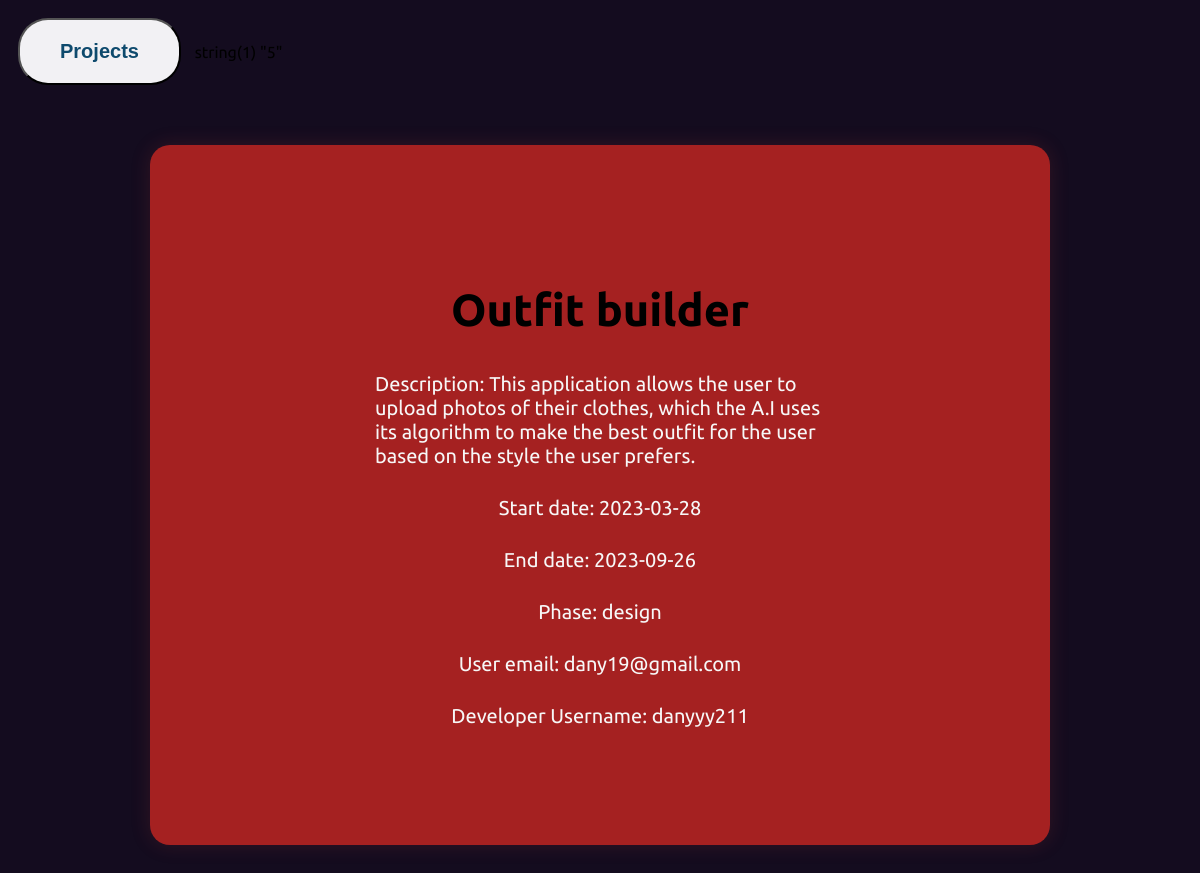
Page /pdetails.php?id=5 on the committed database.
### tables this page shows
CREATE TABLE `projects` (
  `pid` int UNSIGNED NOT NULL,
  `title` varchar(100) NOT NULL,
  `start_date` date DEFAULT NULL,
  `end_date` date DEFAULT NULL,
  `phase` enum('design','development','testing','deployment','complete') DEFAULT NULL,
  `description` varchar(500) DEFAULT NULL,
  `uid` int UNSIGNED NOT NULL
);

CREATE TABLE `users` (
  `uid` int UNSIGNED NOT NULL,
  `username` varchar(255) NOT NULL,
  `password` varchar(255) NOT NULL,
  `email` varchar(255) NOT NULL
);

### pdetails.php (the view, shortened to what this page needs)
<!DOCTYPE html>
<html>
<head>
    <link rel="stylesheet" href="style.css">
</head>
<body>
    <a href="aproject.php"><button class="btn">Projects</button></a>
    <?php
    $dbname = 'u_220170202_db';
    $dbhost = 'localhost';
    $username = 'u-220170202';
    $password = 'AtQ7kEeBviZ5bY9';
    $db = new PDO("mysql:host=$dbhost;dbname=$dbname", $username, $password);
    $db->setAttribute(PDO::ATTR_ERRMODE, PDO::ERRMODE_EXCEPTION);
    if (isset($_GET['id'])) {
        $user_id = filter_input(INPUT_GET, 'id', FILTER_SANITIZE_NUMBER_INT);
        var_dump($_GET['id']);
        $stmt = $db->prepare('SELECT p.*, u.email, u.username FROM projects p INNER JOIN users u ON p.uid = u.uid WHERE p.pid = ?');
        $stmt->execute([$user_id]);
        $project = $stmt->fetch(PDO::FETCH_ASSOC);
        if ($project) {
            echo '<div class="container">';
            echo '<div class="cube">';
            echo '<h1 id="pdtl">' . htmlspecialchars($project['title']) . '</h1>';
            echo '<p id="pdescrip">Description: ' . htmlspecialchars($project['description']) . '</p>';
            echo '<p>Start date: ' . htmlspecialchars($project['start_date']) . '</p>';
            echo '<p>End date: ' . htmlspecialchars($project['end_date']) . '</p>';
            echo '<p>Phase: ' . htmlspecialchars($project['phase']) . '</p>';
            $userStmt = $db->prepare('SELECT email FROM users WHERE uid = ?');
            $userStmt->execute([$project['uid']]);
            $user = $userStmt->fetch(PDO::FETCH_ASSOC);
            if ($user) {
                echo '<p>User email: ' . htmlspecialchars($user['email']) . '</p>';
            } else {
                echo '<p>User not found</p>';
            }
            if ($project['username']) {
                echo '<p>Developer Username: ' . htmlspecialchars($project['username']) . '</p>';
            } else {
                echo '<p>Username not found</p>';
            }
            echo '</div>';
            echo '</div>';
        } else {
            echo '<p>Project not found</p>';
        }
    } else {
        echo '<p>No project ID provided</p>';
    }
    ?>
</body>
</html>

### style.css (style rules this page uses)
body { background-color: rgb(20, 12, 31); font-family: 'Ubuntu', sans-serif; }
h1 { color: rgb(255, 255, 255); font-size: 50px; text-align: center; }
.container { display: flex; justify-content: center; align-items: center; height: 100vh; }
.cube { display: flex; flex-direction: column; justify-content: center; align-items: center; width:900px; height: 700px; background-color: #a52121; border-radius: 20px; box-shadow: 0px 0px 20px rgba(173, 54, 54, 0.2); }
#pdtl { font-size: 45px; font-weight: bold; color: #000000; margin-bottom: 1rem; }
p { font-size:20px; color: #f7f7f7; margin-bottom: 0.5rem; }
#pdescrip { word-wrap: break-word; font-size: 20px; max-width: 450px; }
.btn { display: inline-block; margin: 10px; padding: 20px 40px; border-radius: 30px; font-size: 20px; font-weight: bold; color: #0e4a6d; text-align: center; background-color: #f2f1f4; cursor: pointer; }

### rows in the picture
projects: title "Outfit builder", description "This application allows the user to upload photos of their clothes, which the A.I uses its algorithm to make the best outfit for the user based on the style the user prefers.", start_date "2023-03-28", end_date "2023-09-26", phase "design", uid.username "danyyy211"
users: email "dany19@gmail.com"
